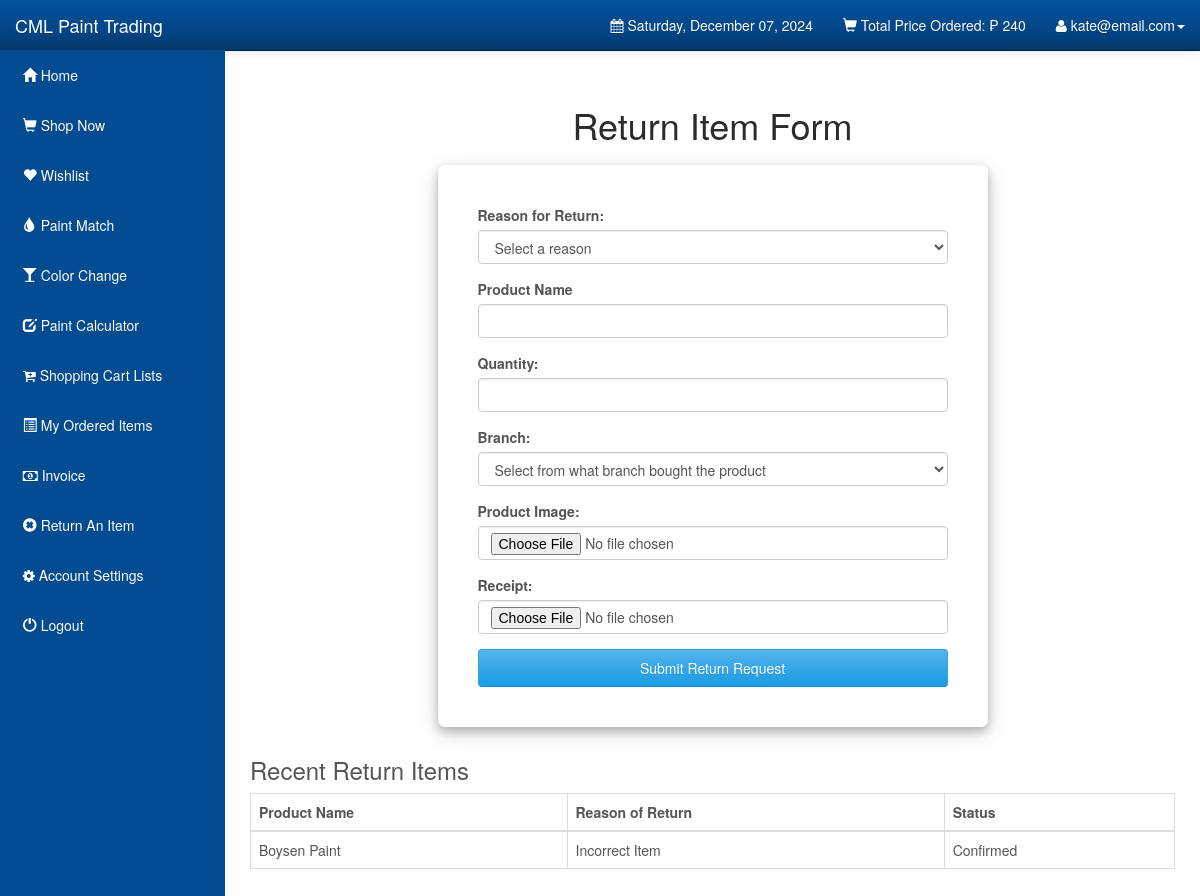
/Customers/returnItemPage.php (signed in), run on an earlier commit of the app's database.
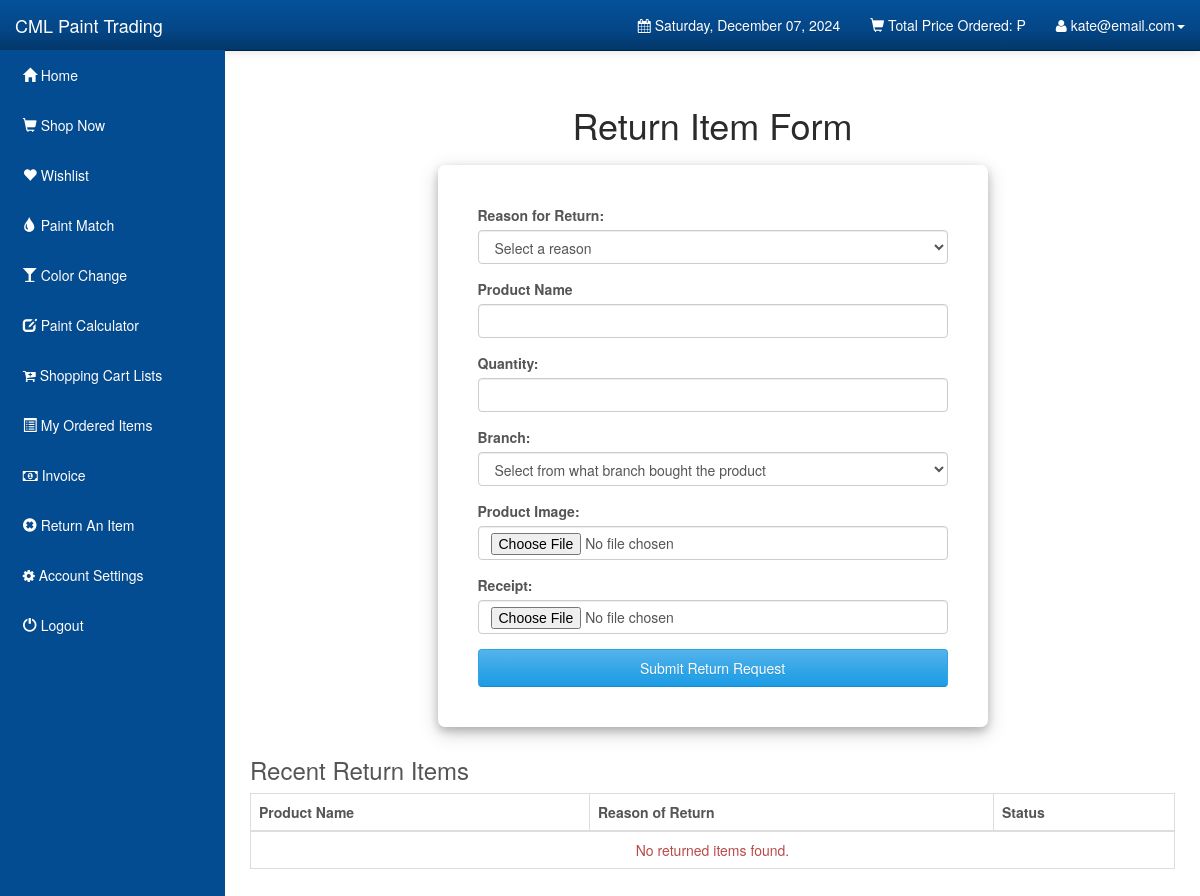
And on a later commit of the database.
### tables this page shows
CREATE TABLE `returnitems` (
  `return_id` int(11) NOT NULL,
  `user_id` int(11) DEFAULT NULL,
  `reason` varchar(255) DEFAULT NULL,
  `quantity` int(11) DEFAULT NULL,
  `product_image` varchar(255) DEFAULT NULL,
  `receipt_image` varchar(255) DEFAULT NULL,
  `product_name` varchar(255) DEFAULT NULL,
  `status` varchar(255) DEFAULT NULL,
  `branch` varchar(50) DEFAULT NULL
);

### Customers/returnItemPage.php (the view, shortened to what the changed rows need)
<?php
include("config.php");
extract($_SESSION);
$stmt_edit = $DB_con->prepare('SELECT * FROM users WHERE user_email =:user_email');
$stmt_edit->execute(array(':user_email' => $user_email));
$edit_row = $stmt_edit->fetch(PDO::FETCH_ASSOC);
extract($edit_row);
?>
<?php
include("config.php");
$stmt_edit = $DB_con->prepare("select sum(order_total) as total from orderdetails where user_id=:user_id and order_status='Confirmed'");
$stmt_edit->execute(array(':user_id' => $user_id));
$edit_row = $stmt_edit->fetch(PDO::FETCH_ASSOC);
extract($edit_row);
?>
<!DOCTYPE html>
<html lang="en">
<head>
  <link rel="stylesheet" type="text/css" href="bootstrap/css/bootstrap.min.css" />
  <link rel="stylesheet" type="text/css" href="font-awesome/css/font-awesome.min.css" />
  <link rel="stylesheet" type="text/css" href="css/local.css" />
  <link rel="stylesheet" type="text/css" href="css/returnItem.css" />
  <link rel="stylesheet" href="https://cdn.jsdelivr.net/npm/sweetalert2@11/dist/sweetalert2.min.css">
</head>
<body>
  <div id="wrapper">
    <?php include_once("navigation.php") ?>
    <div id="page-wrapper">
        <h1 class="return-item-text">Return Item Form</h1>
        <div class="a">
        <div class="table-responsive">
          <table class="display table table-bordered" id="return-items-table" cellspacing="0" width="100%">
            <thead>
              <tr>
                <th>Product Name</th>
                <th>Reason of Return</th>
                <th>Status</th>
              </tr>
            </thead>
              <?php
                  include_once 'config.php';
                  if (isset($_SESSION['user_id'])) {
                      $userID = $_SESSION['user_id'];
                      $query = "SELECT product_name, reason, status FROM returnitems WHERE user_id = :user_id";
                      try {
                          $stmt = $DB_con->prepare($query);
                          $stmt->bindParam(':user_id', $userID, PDO::PARAM_INT);
                          $stmt->execute();
                          $returnedItems = $stmt->fetchAll(PDO::FETCH_ASSOC);
                      } catch (PDOException $e) {
                          echo "Error: " . $e->getMessage();
                      }
                  } else {
                      header("Location: login.php");
                      exit();
                  }
              ?>
            <tbody>
                <?php if (!empty($returnedItems)): ?>
                    <?php foreach ($returnedItems as $item): ?>
                        <tr>
                            <td><?php echo htmlspecialchars($item['product_name']); ?></td>
                            <td><?php echo htmlspecialchars($item['reason']); ?></td>
                            <td><?php echo htmlspecialchars($item['status']); ?></td>
                        </tr>
                    <?php endforeach; ?>
                <?php else: ?>
                    <tr>
                        <td colspan="3" class="text-center text-danger">No returned items found.</td>
                    </tr>
                <?php endif; ?>
            </tbody>
          </table>
        </div>
        </div>
    </div>
  </div>
</body>
</html>

### Customers/navigation.php (shortened to what the changed rows need)
<nav class="navbar navbar-inverse navbar-fixed-top" role="navigation">
    <div class="collapse navbar-collapse navbar-ex1-collapse">
        <ul class="nav navbar-nav navbar-right navbar-user">
            <li class="dropdown user-dropdown">
                <a href="#" class="dropdown-toggle" data-toggle="dropdown"><span class='glyphicon glyphicon-shopping-cart'></span> Total Price Ordered: &#8369; <?php echo $total; ?> </b></a>
            </li>
        </ul>
    </div>
</nav>

What changed in the data, as far as the page shows it:
removed returnitems: product_name "Boysen Paint", reason "Incorrect Item", status "Confirmed"
Also different on the page:
$total: "240" → (not shown)
text now shown: "No returned items found."
